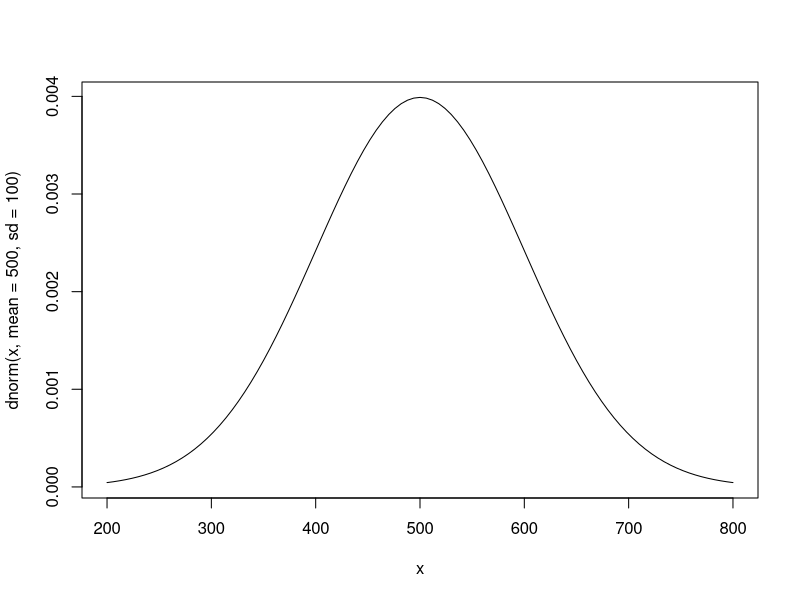
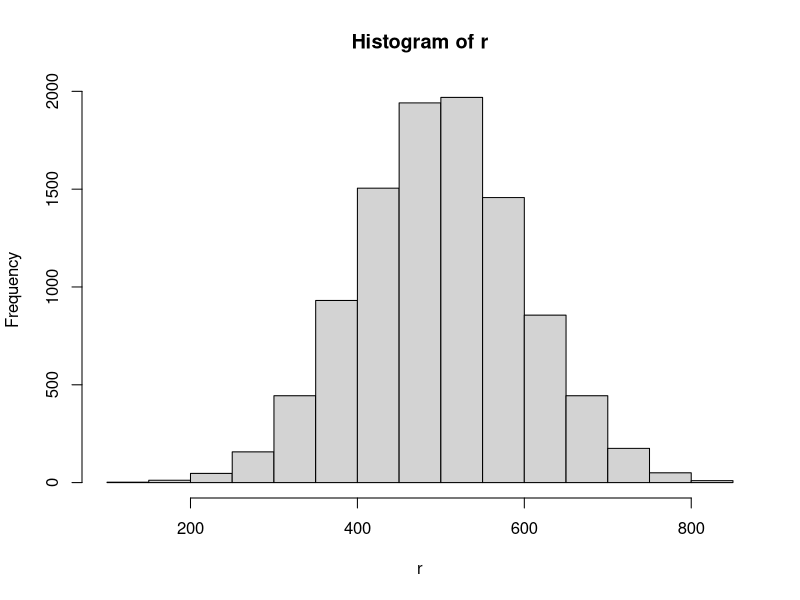
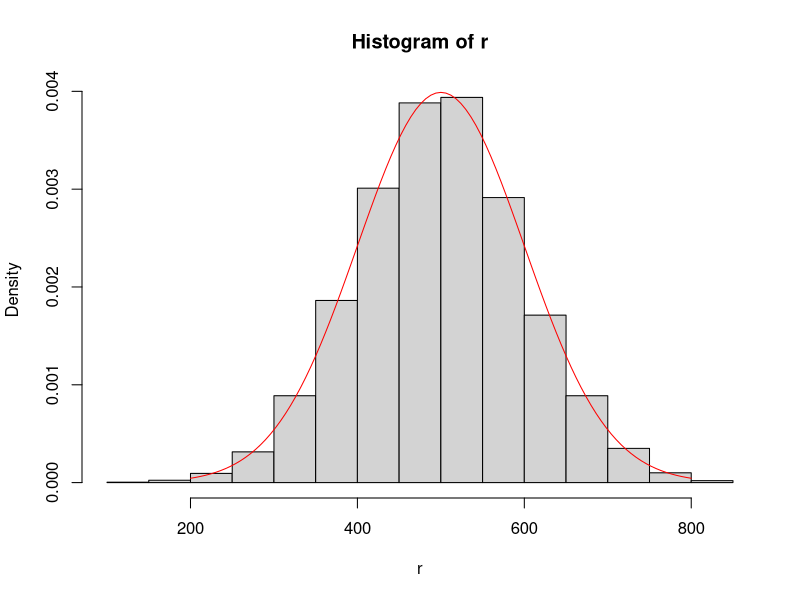
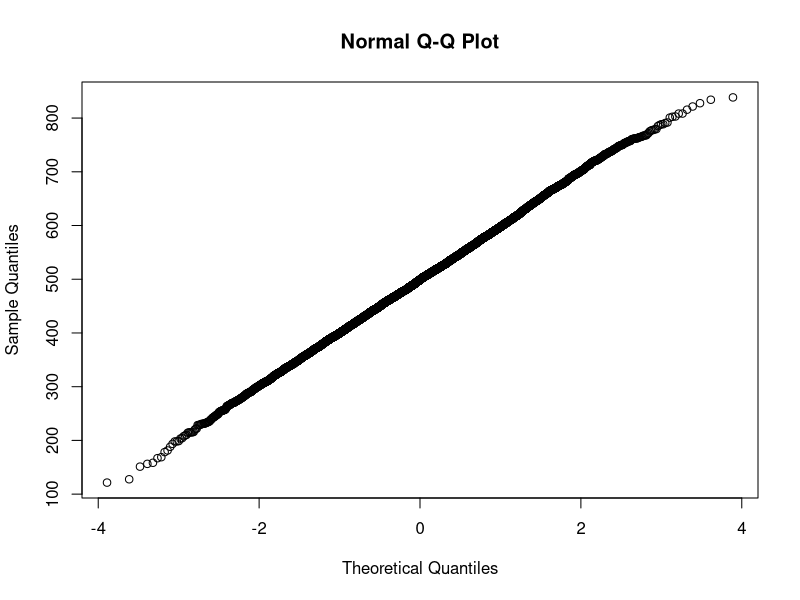

The R script that drew these images, in order:
#dnorm is the function that draws the bell-curve

dnorm(600, mean=500, sd=100)
curve(dnorm(x, mean=500, sd=100), from=200, to=800)

#pnorm = the area under the bell curve ---> the PERCENTILE!!!
#IMI ARATA PERCENTILA daca ii dau scorul

#my percentile if I scored 600 on the SAT
pnorm(600, mean=500, sd=100)
pnorm(710, mean=500, sd=100)

#the percentage of students scoring between 450 and 600
pnorm(600, mean=500, sd=100) - pnorm(450, mean=500, sd=100)

#qnorm --> daca ii zic o percentila, sa imi zica scorul echivalent

qnorm(0.9, mean=500, sd=100)

qnorm(.98, mean=500, sd=100)

#rnorm --> imi da un set the n numere random care au mean-ul si sd-ul date de mine

rnorm(10, mean=500, sd=100)

#we want to test if the numbers are indeed normally distributed

r<-rnorm(10000, mean=500, sd=100)
hist(r)

#if we want to associate with dnorm, we have to set the area of all bins to be equal to 1

hist(r, freq=F)

curve(dnorm(x, mean=500, sd=100),
      from=200,
      to=800,
      add=TRUE,
      col="red")

#qqnorm draws the normal probability plot

qqnorm(r)



pnorm(-1.5)
pnorm(-2)
pnorm(-1)
qnorm(.02)
